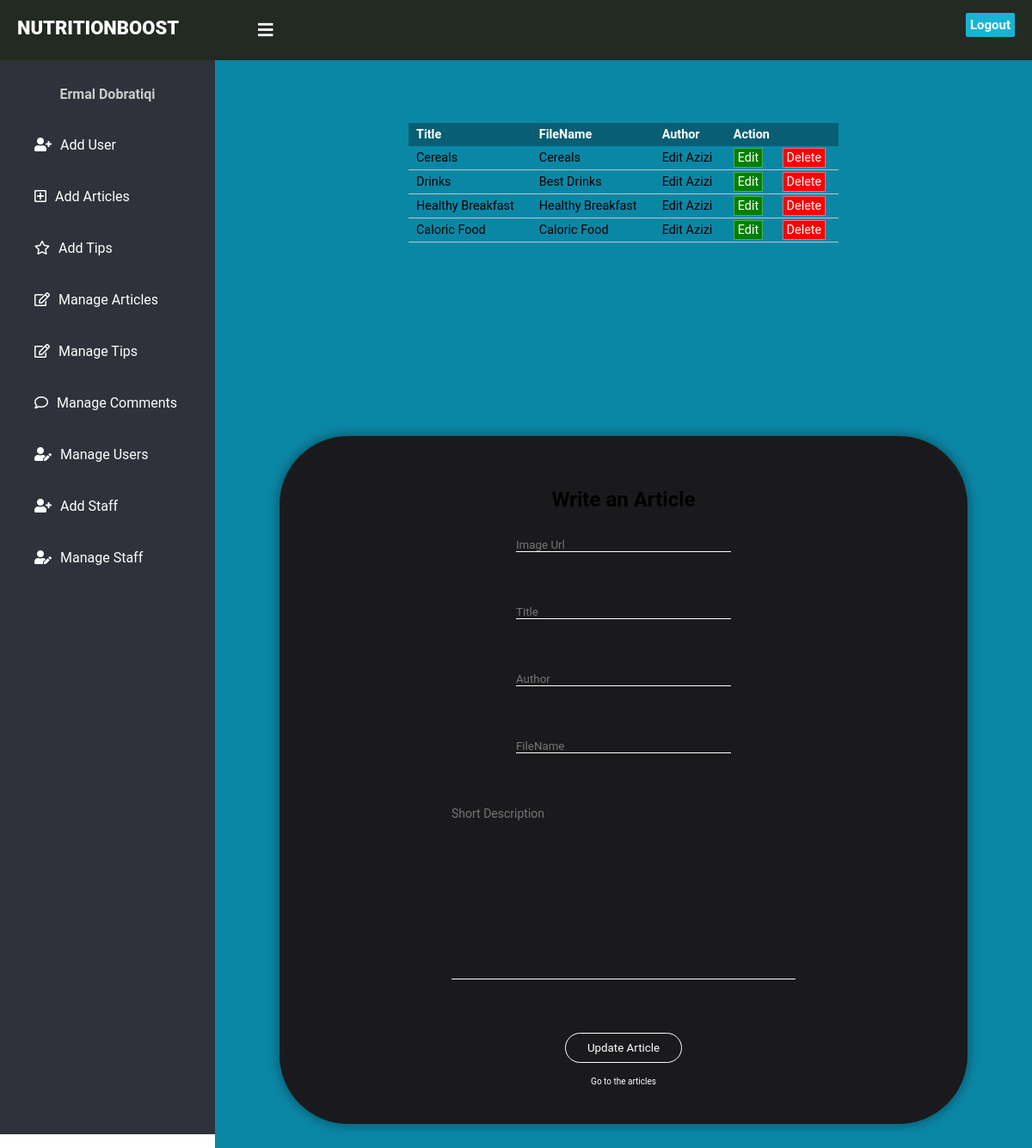
Screenshot of /AdminManageArticles.php (signed in) with the database file from the repository.
### tables this page shows
CREATE TABLE `article` (
  `Article_id` int(11) NOT NULL,
  `img_url` varchar(512) NOT NULL,
  `Title` varchar(255) NOT NULL,
  `ShortDesc` varchar(1000) NOT NULL,
  `Body` varchar(7000) NOT NULL,
  `FileName` varchar(100) NOT NULL,
  `Author` varchar(50) NOT NULL,
  `Date_Created` datetime NOT NULL
);

### Function.php (the view, shortened to what this page needs)
<?php
include('Config.php');
$imgurl = "";
$title = "";
$author = "";
$filename = "";
$shortdesc = "";
function printArticles(){
	global $mysqli;
	$sql = "SELECT Article_Id,Title, FileName ,Author FROM article";
	$result= $mysqli -> query($sql);
	if ($result -> num_rows > 0){
		while($row = $result -> fetch_assoc()){
			echo "<tr><td>" . $row["Title"] . "</td><td>" . $row["FileName"] . "</td><td>" . $row["Author"] . "</td><td><a href='AdminManageArticles.php?edita=".$row['Article_Id']."' class='edit-btn'>Edit</a>
			 </td><td><a href='Function.php?deletea=".$row['Article_Id']."' class='delete-btn'>Delete</a></td></tr>";
		}
	  echo "</table>";
	}else{
		echo "0 Results";
	}
 }

### AdminManageArticles.php (shortened to what this page needs)
<?php
include('Function.php');
?>
<!DOCTYPE html>
<html lang="en" dir="ltr">
  <head>
    <link rel="stylesheet" href="Styles/Admin.css">
    <link rel="stylesheet" href="https://cdnjs.cloudflare.com/ajax/libs/font-awesome/5.11.2/css/all.css">
  </head>
  <body>
    <header>
      <label for="check">
        <i class="fas fa-bars" id="sidebar_btn"></i>
      </label>
      <div class="left_area">
      <a href="index.php"><h1>NUTRITIONBOOST</h1></a>
      </div>
      <div class="right_area">
        <a href="Index.php?logout='1'" class="logout_btn" >Logout</a>
      </div>
    </header>
    <div class="sidebar">
      <div class="profile_info">
        <h4><?php echo $_SESSION['user']['FirstName']; ?> <?php echo $_SESSION['user']['LastName']; ?></h4>
      </div>
      <a href="AdminDashboard.php"><i class="fas fa-user-plus"></i><span>Add User</span></a></a>
      <a href="AdminAddArticles.php"><i class="far fa-plus-square"></i><span>Add Articles</span></a></a>
      <a href="AdminAddTips.php"><i class="far fa-star"></i><span>Add Tips</span></a></a>
      <a href="AdminManageArticles.php"><i class="far fa-edit"></i><span>Manage Articles</span></a></a>
      <a href="AdminManageTips.php"><i class="far fa-edit"></i><span>Manage Tips</span></a></a>
      <a href="ManageComments.php"><i class="far fa-comment"></i><span>Manage Comments</span></a></a>
      <a href="AdminManageUsers.php"><i class="fas fa-user-edit"></i><span>Manage Users</span></a></a>
      <a href="AdminAddStaff.php"><i class="fas fa-user-plus"></i><span>Add Staff</span></a></a>
      <a href="AdminManageStaff.php"><i class="fas fa-user-edit"></i><span>Manage Staff</span></a></a>
    </div>
    <div class="content">
    <div class="articles">
        <table class="article-table">
          <thead>
         <th>Title</th>
         <th>FileName</th>
         <th>Author</th>
         <th colspan="2">Action</th>
         </thead>
         <tbody>
         <?php echo printArticles();?>
      </div>
      <form id="AddArticle-form"  onsubmit="return AddArticleValidation()" method="POST">
      <div class="MArticleBox">
      <div id="Publish-items" class="items">
           <div class="L">
             <h2 id="h21">Write an Article</h2>
           </div>
           <input  id="ImgUrl" type="text" name="imgurl"  value="<?php echo $imgurl?>" placeholder="Image Url">
           <input  id="Title" type="text" name="title" value="<?php echo $title?>" placeholder="Title">
           <input  id="Author" type="text" name="author" value="<?php echo $author?>" placeholder="Author" >
           <input  id="FileName" type="text" name="filename" value="<?php echo $filename?>"  placeholder="FileName">
           <textarea id="ShortDesc" name="shortdesc" rows="50" cols="200"  value="<?php echo $shortdesc?>"  placeholder="Short Description"></textarea>
           <button  id="Publish" type="submit" name="Updatebutton">Update Article</button>
           </div>
           <div class="Text">
           <a href="diets.php">Go to the articles</a>
           <br>
         </div>
        </div>
      </div>
  </body>
</html>

### Styles/Admin.css (style rules this page uses)
* { margin: 0; padding: 0; font-family: "Roboto", sans-serif; text-decoration: none; }
header { z-index: 1; position: fixed; background-color: #222a22; padding: 20px; width: calc(100% - 0%); top: 0; height: 30px; }
.left_area h1 { color: #fff; margin: 0; text-transform: uppercase; font-size: 22px; font-weight: 900; }
.logout_btn { padding: 5px; background: #19B3D3; text-decoration: none; float: right; margin-top: -30px; margin-right: 40px; border-radius: 2px; font-size: 15px; font-weight: 600; color: #fff; transition: 0.5s; transition-property: background; }
.sidebar { z-index: 1; top: 0; background: #2f323a; margin-top: 70px; padding-top: 30px; position: fixed; left: 0; width: 250px; height: calc(100% - 9%); transition: 0.5s; transition-property: left; overflow-y: auto; }
.profile_info { display: flex; flex-direction: column; justify-content: center; align-items: center; }
.sidebar .profile_info h4 { color: #ccc; margin-top: 0; margin-bottom: 20px; }
.sidebar a { color: #fff; display: block; width: 100%; line-height: 60px; text-decoration: none; padding-left: 40px; box-sizing: border-box; transition: 0.5s; transition-property: background; }
.sidebar i { padding-right: 10px; }
label #sidebar_btn { z-index: 1; color: #fff; position: fixed; cursor: pointer; left: 300px; font-size: 20px; margin: 5px 0; transition: 0.5s; transition-property: color; }
.content { width: (100% - 250px); margin-top: 60px; padding: 20px; margin-left: 250px; background-color: #0B87A6; background-position: center; background-size: cover; height: 155vh; transition: 0.5s; display: flex; justify-content: space-around; align-items: center; flex-direction: column; }
.items { display: flex; flex-direction: column; justify-content: space-around; align-items: center; width:200px; height:150px; }
.L { display: flex; }
.Text { font-size:10px; display: flex; justify-content: space-between; }
.Text a { text-decoration: none; color:white; }
#Publish-items { width: 700px; height: 700px; }
#ImgUrl { border-top: 0px; border-bottom: 1px solid white; border-left: 0px; border-right: 0px; background-color: #1A1A1D; color:#4E4E50; width: 250px; }
#Title { border-top: 0px; border-bottom: 1px solid white; border-left: 0px; border-right: 0px; background-color: #1A1A1D; color:#4E4E50; width: 250px; }
#Author { border-top: 0px; border-bottom: 1px solid white; border-left: 0px; border-right: 0px; background-color: #1A1A1D; color:#4E4E50; width: 250px; }
#FileName { border-top: 0px; border-bottom: 1px solid white; border-left: 0px; border-right: 0px; background-color: #1A1A1D; color:#4E4E50; width: 250px; }
#ShortDesc { border-top: 0px; border-bottom: 1px solid white; border-left: 0px; border-right: 0px; background-color: #1A1A1D; color:#4E4E50; width: 400px; height:200px; resize: none; font-size: 14px; }
#Publish { border:1px solid black; padding: 9px 25px; background-color: #1A1A1D; border: 1px solid white; border-radius: 50px; cursor: pointer; transition: all 0.3s ease 0s; color:white; }
table tbody tr { border-bottom: 1px solid #c4c4c0; }
table th, table td { padding:5px 9px; }
table tbody tr td .edit-btn { padding: 2px 4px 2px 4px; color: white; border: 1px solid #4CAF50; background-color: green; }
table tbody tr td .delete-btn { padding: 2px 4px 2px 4px; color: white; border: 1px solid #f76d6d; background-color: red; }
.MArticleBox { display: flex; flex-direction: column; justify-content: center; align-items: center; width: 800px; height:800px; border:0px ; border-radius: 10%; box-shadow: 0px 0px 12px 3px rgba(0, 0, 0, 0.3); background-color: #1A1A1D; margin-top: 150px; }
.articles table { border-collapse: collapse; margin: 50px; font-size: 0.9em; min-width: 500px; }

### rows the page displays
article: Title "Cereals", FileName "Cereals", Author "Edit Azizi"
article: Title "Drinks", FileName "Best Drinks", Author "Edit Azizi"
article: Title "Healthy Breakfast", FileName "Healthy Breakfast", Author "Edit Azizi"
article: Title "Caloric Food", FileName "Caloric Food", Author "Edit Azizi"

### other values shown
$_SESSION['user']['FirstName'] "Ermal"
$_SESSION['user']['LastName'] "Dobratiqi"
